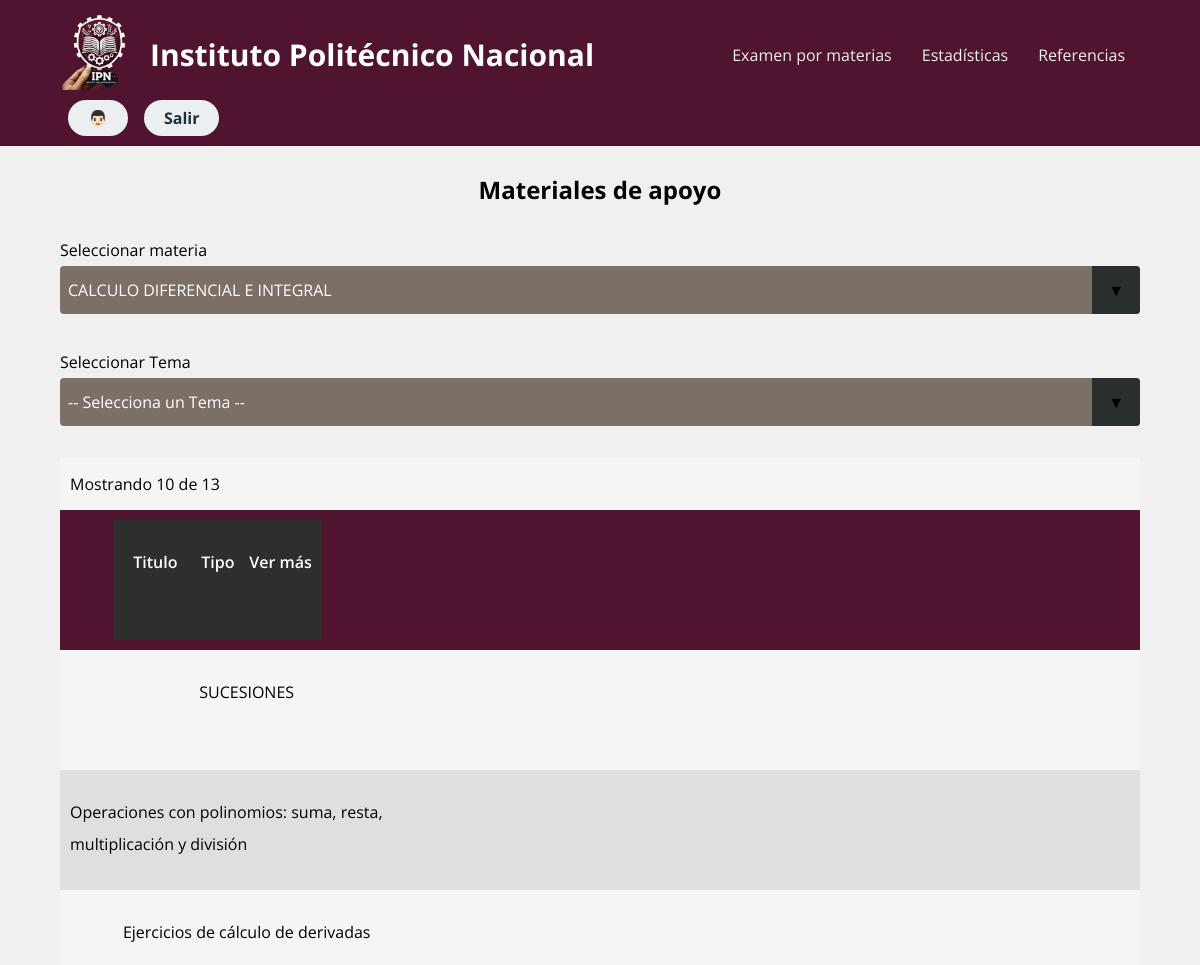
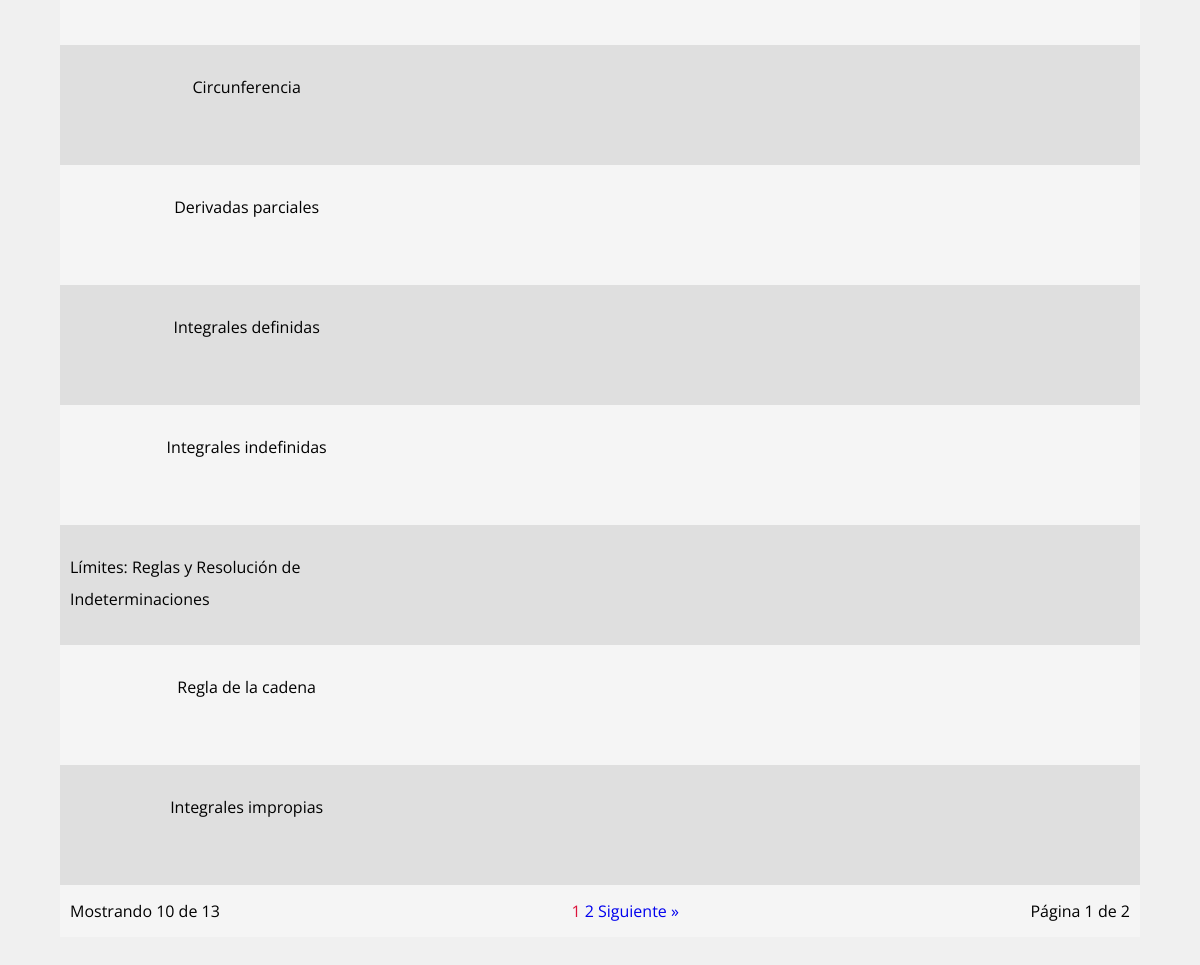
Screenshot of /views/alumnos/material.php?materia_id=1 (signed in) with the database file from the repository (2 pictures, top to bottom).
### tables this page shows
CREATE TABLE `materiales_apoyo` (
  `id` int(11) NOT NULL,
  `nombre` varchar(255) NOT NULL,
  `contenido` longtext DEFAULT NULL,
  `tipo_material` enum('Video','Página web','Documento','Texto','Otro') NOT NULL,
  `id_tema` int(11) DEFAULT NULL,
  `id_materia` int(11) DEFAULT NULL
);

### views/alumnos/material.php (the view, shortened to what this page needs)
<?php
$db = new Database();
$con = $db->conectar();
$materias = $con->query("SELECT id, nombre FROM materias")->fetchAll(PDO::FETCH_ASSOC);
$materia_id = isset($_GET['materia_id']) ? $_GET['materia_id'] : null;
$tema_id = isset($_GET['tema_id']) ? $_GET['tema_id'] : null;
$materialesPorPagina = 10;
$paginaActual = isset($_GET['pagina']) ? (int)$_GET['pagina'] : 1;
$offset = ($paginaActual - 1) * $materialesPorPagina;
$queryMateriales = "SELECT * FROM materiales_apoyo WHERE 1";
$params = [];
if ($materia_id) {
    $queryMateriales .= " AND id_materia = ?";
    $params[] = $materia_id;
}
$queryMateriales .= " LIMIT $offset, $materialesPorPagina";
$stmt = $con->prepare($queryMateriales);
$stmt->execute($params);
$materiales = $stmt->fetchAll(PDO::FETCH_ASSOC);
$queryTotal = "SELECT COUNT(*) as total FROM materiales_apoyo WHERE 1";
$paramsTotal = [];
if ($materia_id) {
    $queryTotal .= " AND id_materia = ?";
    $paramsTotal[] = $materia_id;
}
$stmtTotal = $con->prepare($queryTotal);
$stmtTotal->execute($paramsTotal);
$totalMateriales = $stmtTotal->fetchColumn();
$totalPaginas = ceil($totalMateriales / $materialesPorPagina);
?>
<!DOCTYPE html>
<html lang="es">
<head>
    <link href="https://fonts.cdnfonts.com/css/january-threed" rel="stylesheet">
    <link rel="stylesheet" href="../../src/css/siderN.css">
    <link rel="stylesheet" href="../../src/css/ialumno.css">
    <link rel="stylesheet" href="../../src/css/normalize.css">
    <link rel="stylesheet" href="../../src/css/referencias.css">
    <link
    rel="stylesheet"
    href="https://cdnjs.cloudflare.com/ajax/libs/animate.css/4.1.1/animate.min.css"
  />
</head>
<body>
<div class="container">
<header class="header">
        <div class="logo">
            <a href="index.php">
                <img src="../../src/img/IPN.png" alt="Logo de la marca"/>
            </a>
            <span class="title">Instituto Politécnico Nacional</span>
        </div>
        <nav>
            <ul class="nav-links" id="nav-links">
                <li><a href="examenMateria.php">Examen por materias</a></li>
                <li><a href="estadisticas.php">Estadísticas</a></li>
                <li><a href="material.php">Referencias</a></li>
            </ul>
        </nav>
        <div class="btn-wrapper">
            <a class="btn" href="perfil.php"><button>👨🏻</button></a>
            <a class="btn" href="../../logout.php"><button>Salir</button></a>
        </div>
    </header>
      <main class="content no-margin">
        <div class="contenedor">
          <h2 class="test-general__titulo">Materiales de apoyo</h2>
          <form action="material.php" method="GET">
              <label class="centrar-texto" for="materia_id">Seleccionar materia</label>
              <div class="select">
                <select name="materia_id" id="materia_id" onchange="this.form.submit()">
                    <?php foreach ($materias as $materia): ?>
                        <option value="<?= $materia['id'] ?>" <?= $materia_id == $materia['id'] ? 'selected' : '' ?>><?= $materia['nombre'] ?></option>
                    <?php endforeach; ?>
                </select>
              </div>
              <?php if ($materia_id): ?>
                  <label class="centrar-texto" for="tema_id">Seleccionar Tema</label>
                  <div class="select">
                    <select name="tema_id" id="tema_id" onchange="this.form.submit()">
                        <option value="">-- Selecciona un Tema --</option>
                    </select>
                  </div>
              <?php endif; ?>
          </form>
          <?php if (!$materia_id && !$tema_id): ?>
              <p>Por favor, selecciona una materia y un tema para ver los materiales de apoyo.</p>
          <?php else: ?>
              <div class="table">
                  <div class="options">
                      <span>Mostrando <?php echo min($materialesPorPagina, $totalMateriales - $offset); ?> de <?php echo $totalMateriales; ?></span>
                  </div>
                  <div class="header">
                      <div class="row">
                          <div><p>Titulo</p></div>
                          <div><p>Tipo</p></div>
                          <div><p>Ver más</p></div>
                      </div>
                  </div>
                  <?php if (!empty($materiales)): ?>
                  <div class="body">
                      <?php foreach ($materiales as $material): ?>
                          <div class="row">
                              <div class="row__material">
                                  <p><?php echo htmlspecialchars($material['nombre']); ?></p>
                              </div>
                              <div class="row__material">
                                </div>
                              <div class="icono__tabla">
                            </div>
                          </div>
                      <?php endforeach; ?>
                  </div>
                  <?php else: ?>
                      <p>No hay materiales de apoyo disponibles para los filtros seleccionados.</p>
                  <?php endif; ?>
                  <div class="options">
                      <span>Mostrando <?php echo min($materialesPorPagina, $totalMateriales - $offset); ?> de <?php echo $totalMateriales; ?></span>
                      <div>
                          <?php for ($i = 1; $i <= $totalPaginas; $i++): ?>
                              <a href="?pagina=<?php echo $i; ?>&materia_id=<?php echo $materia_id; ?>&tema_id=<?php echo $tema_id; ?>" <?php if ($i == $paginaActual) echo 'class="page-active"'; ?>>
                                  <?php echo $i; ?>
                              </a>
                          <?php endfor; ?>
                          <?php if ($paginaActual < $totalPaginas): ?>
                              <a href="?pagina=<?php echo $paginaActual + 1; ?>&materia_id=<?php echo $materia_id; ?>&tema_id=<?php echo $tema_id; ?>">Siguiente »</a>
                          <?php endif; ?>
                      </div>
                      <span>Página <?php echo $paginaActual; ?> de <?php echo $totalPaginas; ?></span>
                  </div>
              </div>
          <?php endif; ?>
    <br>
    <br>
    </div>
    </main>
</div>
</body>
</html>

### src/css/siderN.css (style rules this page uses)
.header { background-color: #501430; display: flex; justify-content: space-between; align-items: center; padding: 10px 5%; flex-wrap: wrap; position: relative; }
.header .logo { display: flex; align-items: center; }
.header .logo .title { margin-left: 10px; font-size: 30px; color: #ffffff; white-space: nowrap; background-color: transparent; font-weight: bold; }
.header .logo img { height: 80px; width: auto; transition: all 0.3s; }
.header .nav-links { list-style: none; display: flex; align-items: center; transition: all 0.3s ease-in-out; padding-left: 10px; }
.header .nav-links li { padding: 0 15px; }
.header .nav-links a { color: #eceff1; text-decoration: none; font-size: 16px; }
.header .btn { margin-top: 0; display: inline-block; margin: 0 8px; }
.header .btn button { font-weight: 700; color: #1b3039; padding: 9px 20px; background: #eceff1; border: none; border-radius: 50px; cursor: pointer; transition: all 0.3s ease; }
.header .btn-wrapper { display: flex; justify-content: flex-end; flex-wrap:wrap; }

### src/css/ialumno.css (style rules this page uses)
:root { --fuenteMarca: 'January Threed', sans-serif; --fuenteHeading: 'PT Sans', sans-serif; --fuenteParrafos: 'Open Sans', sans-serif; --primario: #2e2e2e; --primarioClaro: #70d2ff; --secundario: #aedd28; --secundarioOscuro: #759e12; --section: #70d2ff; --claro: #f8f8ec; --blanco: #fff; --negro: #000; --grisClaro: #DFE9F3; }
body { box-sizing: border-box; background-color: #f0f0f0; font-family: var(--fuenteParrafos); font-size: 1rem; line-height: 2; }
a { text-decoration: none; }
.contenedor { width: min(90%, 120rem); margin: 0 auto; }
.no-margin { margin: 0 !important; }
.table { background-color: whitesmoke; }
.row { display: grid; grid-template-columns: repeat(3, 1fr); height: 100px; }
.row div { overflow: auto; }
.row .icono__tabla { overflow: hidden; }
.row:nth-child(even) { background-color: #dfdfdf; }
.title { display: flex; justify-content: center; background-color: #dfdfdf; }
.header .row { padding: 10px; background-color: var(--primario); }
.header .row div { display: flex; justify-content: center; font-weight: 600; color: white; }
.body .row { padding: 10px; cursor: pointer; }
.body .row div { display: flex; justify-content: center; }
.options { display: flex; justify-content: space-between; padding: 10px; }
.page-active { color: crimson; }
.test-general__titulo { text-align: center; }
.icono__tabla { display: flex; align-items: center; justify-content: center; }

### src/css/referencias.css (style rules this page uses)
select { -webkit-appearance:none; -moz-appearance:none; -ms-appearance:none; appearance:none; outline:0; box-shadow:none; border:0!important; background: #7b7066; background-image: none; flex: 1; padding: 0 .5em; color:#ffffff; cursor:pointer; font-size: 1em; font-family: 'Open Sans', sans-serif; display: inline-block; }
.select { position: relative; display: flex; width: 100%; height: 3em; line-height: 3; overflow: hidden; border-radius: .25em; margin-bottom: 2rem; }
.select::after { content: '\25BC'; position: absolute; top: 0; right: 0; padding: 0 1em; background: #2b2e2e; cursor:pointer; pointer-events:none; transition:.25s all ease; }
.centrar-texto { text-align: center; }

### rows the page displays
materiales_apoyo: nombre "SUCESIONES"
materiales_apoyo: nombre "Operaciones con polinomios: suma, resta, multiplicación y división"
materiales_apoyo: nombre "Ejercicios de cálculo de derivadas"
materiales_apoyo: nombre "Circunferencia"
materiales_apoyo: nombre "Derivadas parciales"
materiales_apoyo: nombre "Integrales definidas"
materiales_apoyo: nombre "Integrales indefinidas"
materiales_apoyo: nombre "Límites: Reglas y Resolución de Indeterminaciones"
materiales_apoyo: nombre "Regla de la cadena"
materiales_apoyo: nombre "Integrales impropias"

### other values shown
min($materialesPorPagina, $totalMateriales - $offset) "10"
$totalMateriales "13"
$paginaActual "1"
$totalPaginas "2"
form field materia_id "CALCULO DIFERENCIAL E INTEGRAL"
